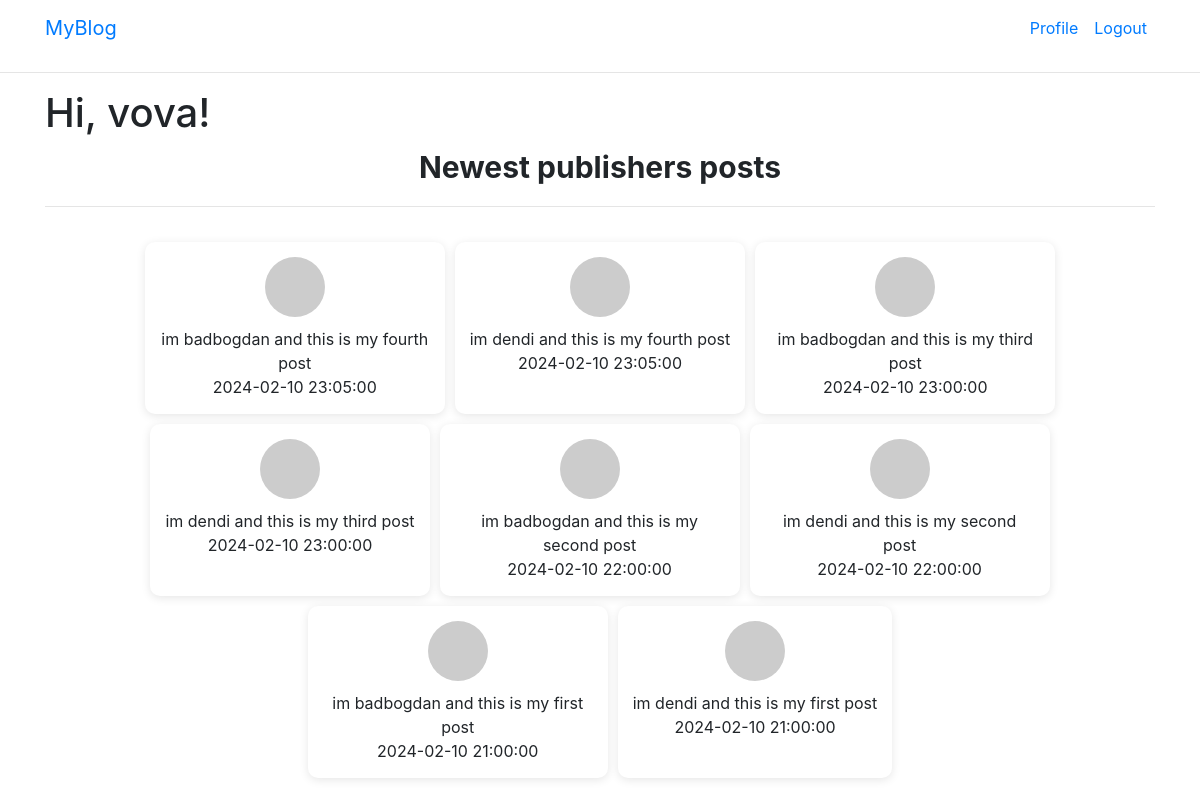
Screenshot of / (signed in) with the database file from the repository.
### app/models.py (models this page shows, shortened)
class User(UserMixin, db.Model):
    id = db.Column(db.Integer, primary_key=True)
    name = db.Column(db.String(64))
    surname = db.Column(db.String(64))
    email = db.Column(db.String(120), index=True, unique=True)
    login = db.Column(db.String(64), index=True, unique=True)
    password_hash = db.Column(db.String(128))
    about_me = db.Column(db.String(140))
    last_seen = db.Column(db.DateTime, default=datetime.now(timezone.utc))
    followed = db.relationship(
        'User', secondary=followers,
        primaryjoin=(followers.c.follower_id == id),
        secondaryjoin=(followers.c.followed_id == id),
        backref=db.backref('followers', lazy='dynamic'), lazy='dynamic')
    def followed_posts(self):
        followed = Post.query.join(
        followers, (followers.c.followed_id == Post.user_id)).filter(
            followers.c.follower_id == self.id)
        return followed.order_by(Post.timestamp.desc())
    def avatar(self, size):
        digest = md5(self.email.lower().encode('utf-8')).hexdigest()
        return 'https://www.gravatar.com/avatar/{}?d=identicon&s={}'.format(
            digest, size)

class Post(db.Model):
    id = db.Column(db.Integer, primary_key=True)
    body = db.Column(db.String(140))
    timestamp = db.Column(db.DateTime, index=True, default=datetime.utcnow)
    user_id = db.Column(db.Integer, db.ForeignKey('user.id'))

### app/routes.py (the view)
@app.route('/')
@login_required
def index():
    following_posts = User.followed_posts(self=current_user).all()
    return render_template('index.html', title='Home', posts=following_posts, user=current_user)

### app/models.py (called while the page is built)
@login.user_loader
def load_user(id):
    return User.query.get(int(id))

### app/routes.py (called while the page is built)
@app.before_request
def before_request():
    if current_user.is_authenticated:
        current_user.last_seen = datetime.now(timezone.utc)
        db.session.commit()

### app/templates/index.html
{% extends "base.html" %}
{% block head %}
    <link rel="stylesheet" type="text/css" href="{{ url_for('static', filename='posts.css') }}" />
    <link rel="stylesheet" type="text/css" href="{{ url_for('static', filename='index.css') }}" />
{% endblock %}
{% block content %}
<body>
    <h1>Hi, {{ current_user.name }}!</h1>
    <div class="posts-title">
        <p>Newest publishers posts</p>
    </div>
    <hr>
    <div class="posts-container">
    {% for post in posts %}
        <div class="post-card">
            <img src="{{ user.avatar(30) }}" class="rounded-circle">
            <br>{{ post.body }}
            <br>{{ post.timestamp }}
        </div>
    {% endfor %}
    </div>
</body>
{% endblock %}

### app/templates/base.html (shortened to what this page needs)
<!DOCTYPE html>
<html>
<head>
    <link rel="stylesheet" href="https://stackpath.bootstrapcdn.com/bootstrap/4.5.2/css/bootstrap.min.css">
    {% block head %}{% endblock %}
</head>
<body>
    <nav class="navbar navbar-expand-lg">
        <div class="container">
            <a class="navbar-brand" href="{{ url_for('index') }}">MyBlog</a>
            <div class="collapse navbar-collapse" id="navbarNav">
                <ul class="navbar-nav ml-auto">
                    {% if current_user.is_anonymous %}
                        <li class="nav-item">
                            <a class="nav-link" href="{{ url_for('login') }}">Login</a>
                        </li>
                    {% else %}
                        <li class="nav-item">
                            <a class="nav-link" href="{{ url_for('user', login=current_user.login) }}">Profile</a>
                        </li>
                        <li class="nav-item">
                            <a class="nav-link" href="{{ url_for('logout') }}">Logout</a>
                        </li>
                    {% endif %}
                </ul>
            </div>
        </div>
    </nav>
    <hr>
    <div class="container">
        {% block content %}{% endblock %}
    </div>
</body>
</html>

### app/css/posts.css (style rules this page uses)
.posts-container { display: flex; flex-wrap: wrap; width: 100%; margin: 30px 0px; flex-direction: row; justify-content: center; }
.post-card { background-color: #ffffff; border-radius: 10px; box-shadow: 0 2px 10px rgba(0, 0, 0, 0.1); margin: 5px; padding: 15px; max-width: 300px; min-width: 200px; text-align: center; transition: transform 0.2s; }
.post-card img { width: 60px; height: 60px; margin-bottom: 10px; }

### app/css/index.css (style rules this page uses)
.posts-title { display: flex width:100%; align-items: center; }
.posts-title p { font-weight: bold; text-align: center; font-size: 30px; }

### rows the page displays
User: name "vova"
Post: body "im badbogdan and this is my fourth post", timestamp "2024-02-10 23:05:00"
Post: body "im dendi and this is my fourth post", timestamp "2024-02-10 23:05:00"
Post: body "im badbogdan and this is my third post", timestamp "2024-02-10 23:00:00"
Post: body "im dendi and this is my third post", timestamp "2024-02-10 23:00:00"
Post: body "im badbogdan and this is my second post", timestamp "2024-02-10 22:00:00"
Post: body "im dendi and this is my second post", timestamp "2024-02-10 22:00:00"
Post: body "im badbogdan and this is my first post", timestamp "2024-02-10 21:00:00"
Post: body "im dendi and this is my first post", timestamp "2024-02-10 21:00:00"
